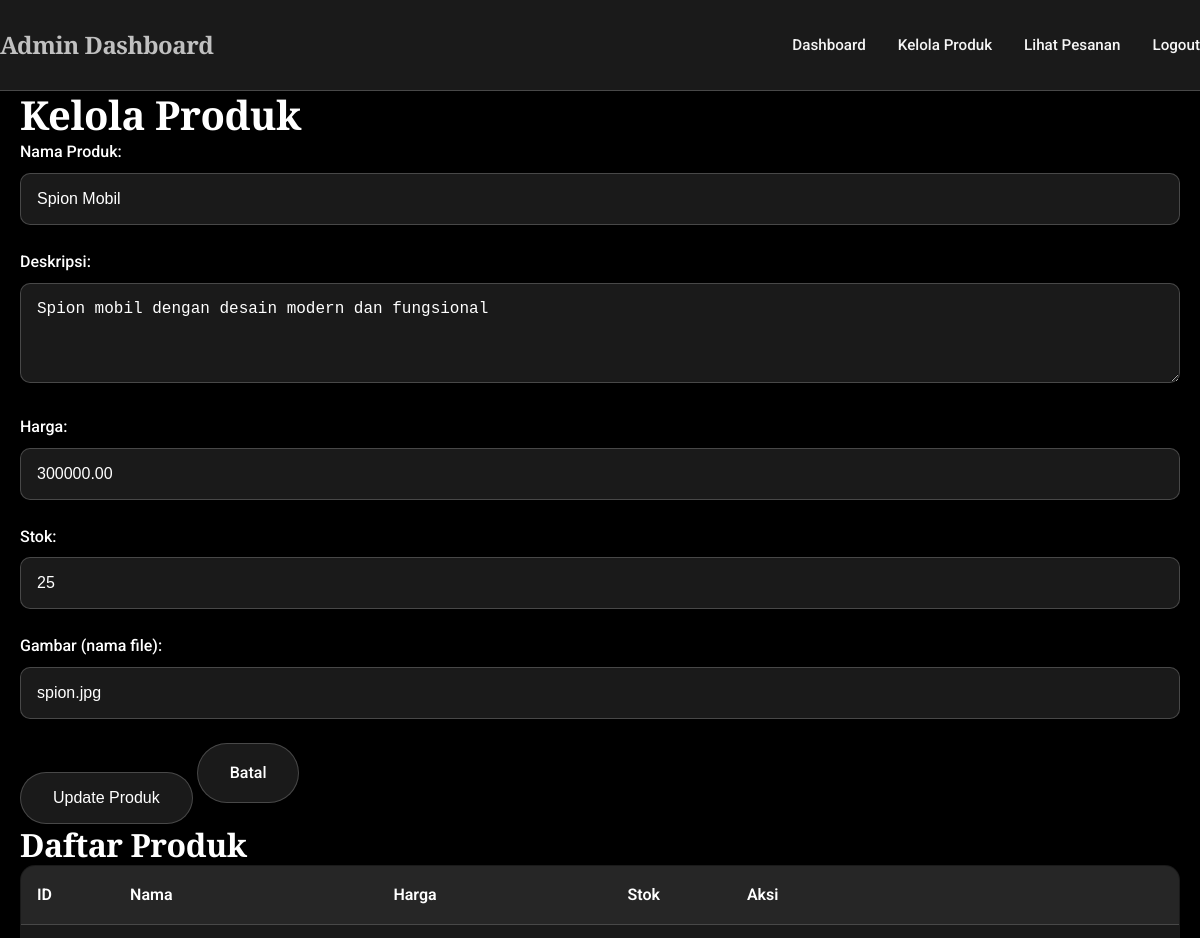
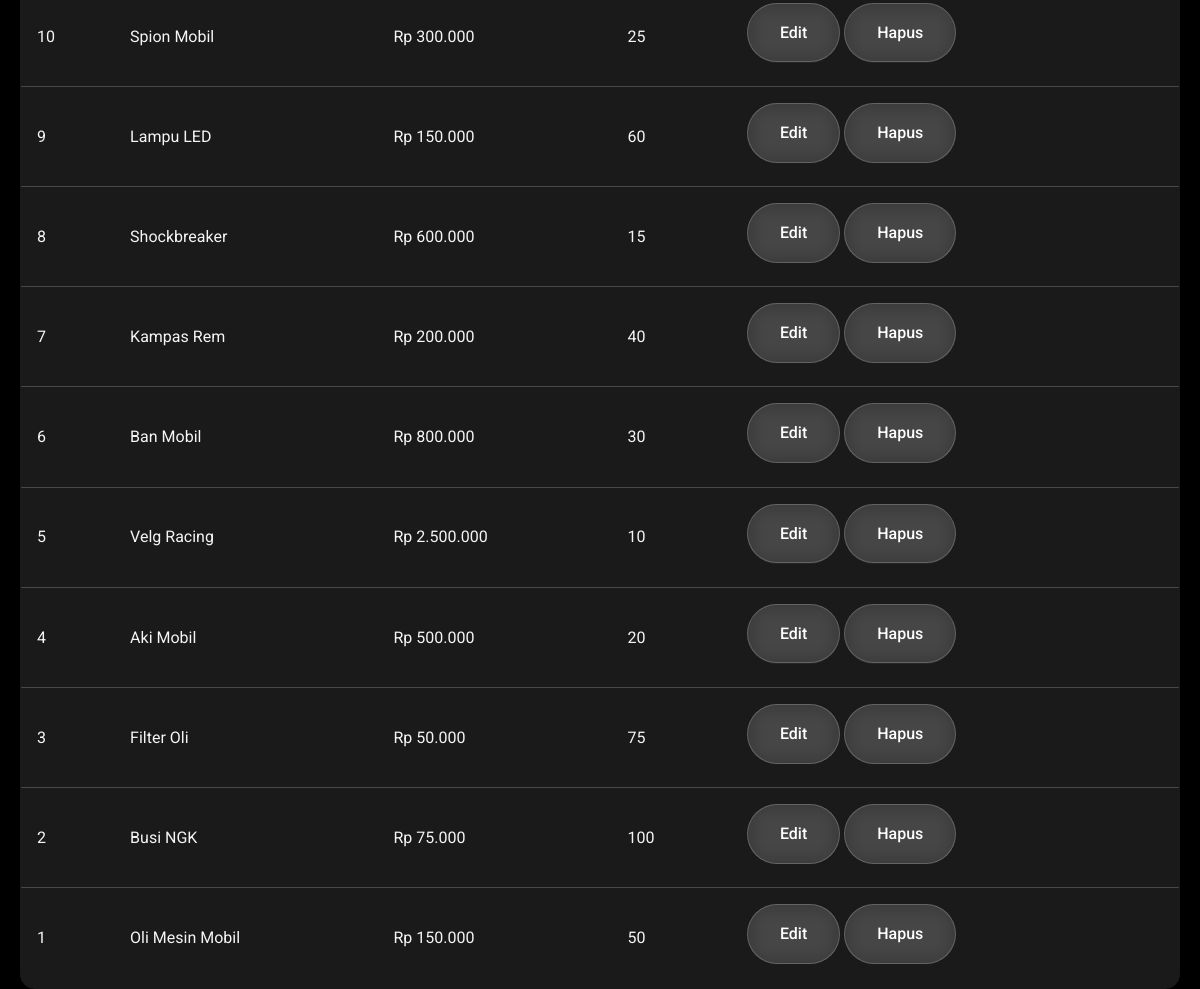
Page /admin/products.php?edit=10 (signed in) on the committed database (2 pictures, top to bottom).
### tables this page shows
CREATE TABLE products (
    id INT AUTO_INCREMENT PRIMARY KEY,
    name VARCHAR(255) NOT NULL,
    description TEXT,
    price DECIMAL(10, 2) NOT NULL,
    stock INT NOT NULL,
    image VARCHAR(255),
    created_at TIMESTAMP DEFAULT CURRENT_TIMESTAMP
);

### admin/products.php (the view, shortened to what this page needs)
<?php
include '../config.php';
$stmt = $pdo->query("SELECT * FROM products ORDER BY id DESC");
$products = $stmt->fetchAll();
$edit_product = null;
if (isset($_GET['edit'])) {
    $id = (int)$_GET['edit'];
    $stmt = $pdo->prepare("SELECT * FROM products WHERE id = ?");
    $stmt->execute([$id]);
    $edit_product = $stmt->fetch();
}
?>
<!DOCTYPE html>
<html lang="id">
<head>
    <link rel="stylesheet" href="../css/style.css">
</head>
<body>
    <div class="admin-dashboard">
        <nav class="admin-nav">
            <div class="container">
                <h1>Admin Dashboard</h1>
                <ul>
                    <li><a href="dashboard.php">Dashboard</a></li>
                    <li><a href="products.php">Kelola Produk</a></li>
                    <li><a href="orders.php">Lihat Pesanan</a></li>
                    <li><a href="logout.php">Logout</a></li>
                </ul>
            </div>
        </nav>
        <main>
            <div class="container">
                <h2>Kelola Produk</h2>
                <form method="post" class="product-form">
                    <div class="form-group">
                        <label for="name">Nama Produk:</label>
                        <input type="text" id="name" name="name" value="<?php echo $edit_product['name'] ?? ''; ?>" required>
                    </div>
                    <div class="form-group">
                        <label for="description">Deskripsi:</label>
                        <textarea id="description" name="description" required><?php echo $edit_product['description'] ?? ''; ?></textarea>
                    </div>
                    <div class="form-group">
                        <label for="price">Harga:</label>
                        <input type="number" id="price" name="price" step="0.01" value="<?php echo $edit_product['price'] ?? ''; ?>" required>
                    </div>
                    <div class="form-group">
                        <label for="stock">Stok:</label>
                        <input type="number" id="stock" name="stock" value="<?php echo $edit_product['stock'] ?? ''; ?>" required>
                    </div>
                    <div class="form-group">
                        <label for="image">Gambar (nama file):</label>
                        <input type="text" id="image" name="image" value="<?php echo $edit_product['image'] ?? ''; ?>" required>
                    </div>
                    <button type="submit" class="btn"><?php echo $edit_product ? 'Update' : 'Tambah'; ?> Produk</button>
                    <?php if ($edit_product): ?>
                        <a href="products.php" class="btn">Batal</a>
                    <?php endif; ?>
                </form>
                <h3>Daftar Produk</h3>
                <table>
                    <thead>
                        <tr>
                            <th>ID</th>
                            <th>Nama</th>
                            <th>Harga</th>
                            <th>Stok</th>
                            <th>Aksi</th>
                        </tr>
                    </thead>
                    <tbody>
                        <?php foreach ($products as $product): ?>
                            <tr>
                                <td><?php echo $product['id']; ?></td>
                                <td><?php echo $product['name']; ?></td>
                                <td>Rp <?php echo number_format($product['price'], 0, ',', '.'); ?></td>
                                <td><?php echo $product['stock']; ?></td>
                                <td>
                                    <a href="products.php?edit=<?php echo $product['id']; ?>" class="btn">Edit</a>
                                    <a href="products.php?delete=<?php echo $product['id']; ?>" class="btn" onclick="return confirm('Yakin ingin menghapus?')">Hapus</a>
                                </td>
                            </tr>
                        <?php endforeach; ?>
                    </tbody>
                </table>
            </div>
        </main>
    </div>
</body>
</html>

### css/style.css (style rules this page uses)
* { margin: 0; padding: 0; box-sizing: border-box; }
:root { --primary-black: #000000; --dark-gray: #1a1a1a; --medium-gray: #333333; --light-gray: #f5f5f5; --white: #ffffff; --silver: #c0c0c0; --silver-hover: #e0e0e0; --accent-red: #d32f2f; --glass-bg: rgba(255, 255, 255, 0.1); --glass-border: rgba(255, 255, 255, 0.2); --shadow-light: rgba(0, 0, 0, 0.1); --shadow-medium: rgba(0, 0, 0, 0.2); --shadow-heavy: rgba(0, 0, 0, 0.3); }
body { font-family: 'Roboto', sans-serif; line-height: 1.6; color: var(--white); background: var(--primary-black); overflow-x: hidden; }
.container { max-width: 1200px; margin: 0 auto; padding: 0 20px; }
h1, h2, h3, h4, h5, h6 { font-family: 'Playfair Display', serif; font-weight: 700; letter-spacing: -0.5px; }
h1 { font-size: 3.5rem; line-height: 1.1; }
h2 { font-size: 2.5rem; line-height: 1.2; }
h3 { font-size: 2rem; line-height: 1.3; }
nav { padding: 1rem 0; }
nav .container { display: flex; justify-content: space-between; align-items: center; }
nav h1 { font-size: 1.8rem; color: var(--silver); font-weight: 700; }
nav ul { display: flex; list-style: none; gap: 2rem; }
nav a { color: var(--light-gray); text-decoration: none; font-weight: 500; font-size: 0.95rem; transition: all 0.3s ease; position: relative; }
nav a::after { content: ''; position: absolute; bottom: -5px; left: 0; width: 0; height: 2px; background: var(--silver); transition: width 0.3s ease; }
.btn { display: inline-block; padding: 1rem 2rem; background: var(--glass-bg); border: 1px solid var(--glass-border); color: var(--white); text-decoration: none; font-weight: 500; font-size: 1rem; border-radius: 50px; backdrop-filter: blur(10px); transition: all 0.3s ease; cursor: pointer; position: relative; overflow: hidden; }
.btn::before { content: ''; position: absolute; top: 0; left: -100%; width: 100%; height: 100%; background: linear-gradient(90deg, transparent, rgba(255, 255, 255, 0.2), transparent); transition: left 0.5s ease; }
.form-group { margin-bottom: 1.5rem; }
.form-group label { display: block; color: var(--white); margin-bottom: 0.5rem; font-weight: 500; }
.form-group input, .form-group textarea { width: 100%; padding: 1rem; background: rgba(255, 255, 255, 0.1); border: 1px solid var(--glass-border); border-radius: 10px; color: var(--white); font-size: 1rem; transition: all 0.3s ease; }
.form-group textarea { resize: vertical; min-height: 100px; }
.admin-dashboard { min-height: 100vh; background: var(--primary-black); }
.admin-nav { background: var(--dark-gray); border-bottom: 1px solid var(--glass-border); }
.admin-nav .container { display: flex; justify-content: space-between; align-items: center; padding: 1rem 0; }
.admin-nav h1 { color: var(--silver); font-size: 1.5rem; }
.admin-nav ul { display: flex; gap: 2rem; }
.admin-nav a { color: var(--light-gray); text-decoration: none; transition: color 0.3s ease; }
table { width: 100%; border-collapse: collapse; background: var(--glass-bg); border: 1px solid var(--glass-border); border-radius: 15px; overflow: hidden; backdrop-filter: blur(10px); }
table th, table td { padding: 1rem; text-align: left; border-bottom: 1px solid var(--glass-border); }
table th { background: rgba(255, 255, 255, 0.05); color: var(--white); font-weight: 600; }
table td { color: var(--light-gray); }

### rows in the picture
products: name "Spion Mobil", description "Spion mobil dengan desain modern dan fungsional", price "300000.00", stock "25", image "spion.jpg", id "10", price "300.000"
products: id "9", name "Lampu LED", price "150.000", stock "60"
products: id "8", name "Shockbreaker", price "600.000", stock "15"
products: id "7", name "Kampas Rem", price "200.000", stock "40"
products: id "6", name "Ban Mobil", price "800.000", stock "30"
products: id "5", name "Velg Racing", price "2.500.000", stock "10"
products: id "4", name "Aki Mobil", price "500.000", stock "20"
products: id "3", name "Filter Oli", price "50.000", stock "75"
products: id "2", name "Busi NGK", price "75.000", stock "100"
products: id "1", name "Oli Mesin Mobil", price "150.000", stock "50"
